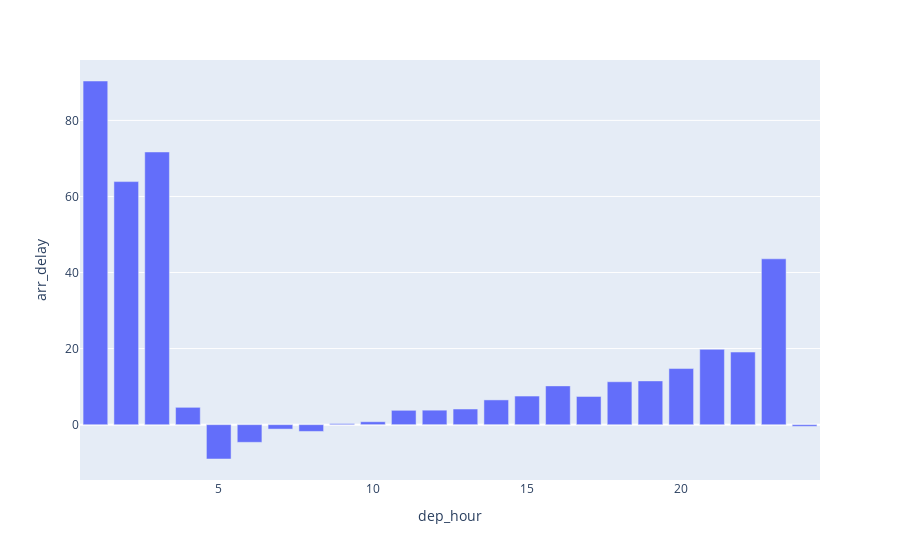

Here is the notebook cell this chart was saved with:
### Code cell
dep_hour_count = day_avg.groupby('dep_hour').mean().reset_index()
px.bar(dep_hour_count, x='dep_hour', y='arr_delay')

### Figure 1 — Plotly figure (JSON) as saved in the notebook; plotly's stock layout.template omitted (floating-point values rounded to 4 significant figures)
{"data": [{"alignmentgroup": "True", "hovertemplate": "dep_hour=%{x}<br>arr_delay=%{y}<extra></extra>", "legendgroup": "", "marker": {"color": "#636efa", "pattern": {"shape": ""}}, "name": "", "offsetgroup": "", "orientation": "v", "showlegend": false, "textposition": "auto", "type": "bar", "x": [1, 2, 3, 4, 5, 6, 7, 8, 9, 10, 11, 12, 13, 14, 15, 16, 17, 18, 19, 20, 21, 22, 23, 24], "xaxis": "x", "y": [90.36, 63.91, 71.7, 4.559, -9.03, -4.645, -1.166, -1.786, 0.2925, 0.7686, 3.773, 3.808, 4.111, 6.509, 7.524, 10.19, 7.409, 11.28, 11.5, 14.75, 19.8, 19.09, 43.6, -0.4444], "yaxis": "y"}], "layout": {"barmode": "relative", "legend": {"tracegroupgap": 0}, "margin": {"t": 60}, "xaxis": {"anchor": "y", "domain": [0, 1], "title": {"text": "dep_hour"}}, "yaxis": {"anchor": "x", "domain": [0, 1], "title": {"text": "arr_delay"}}}}
